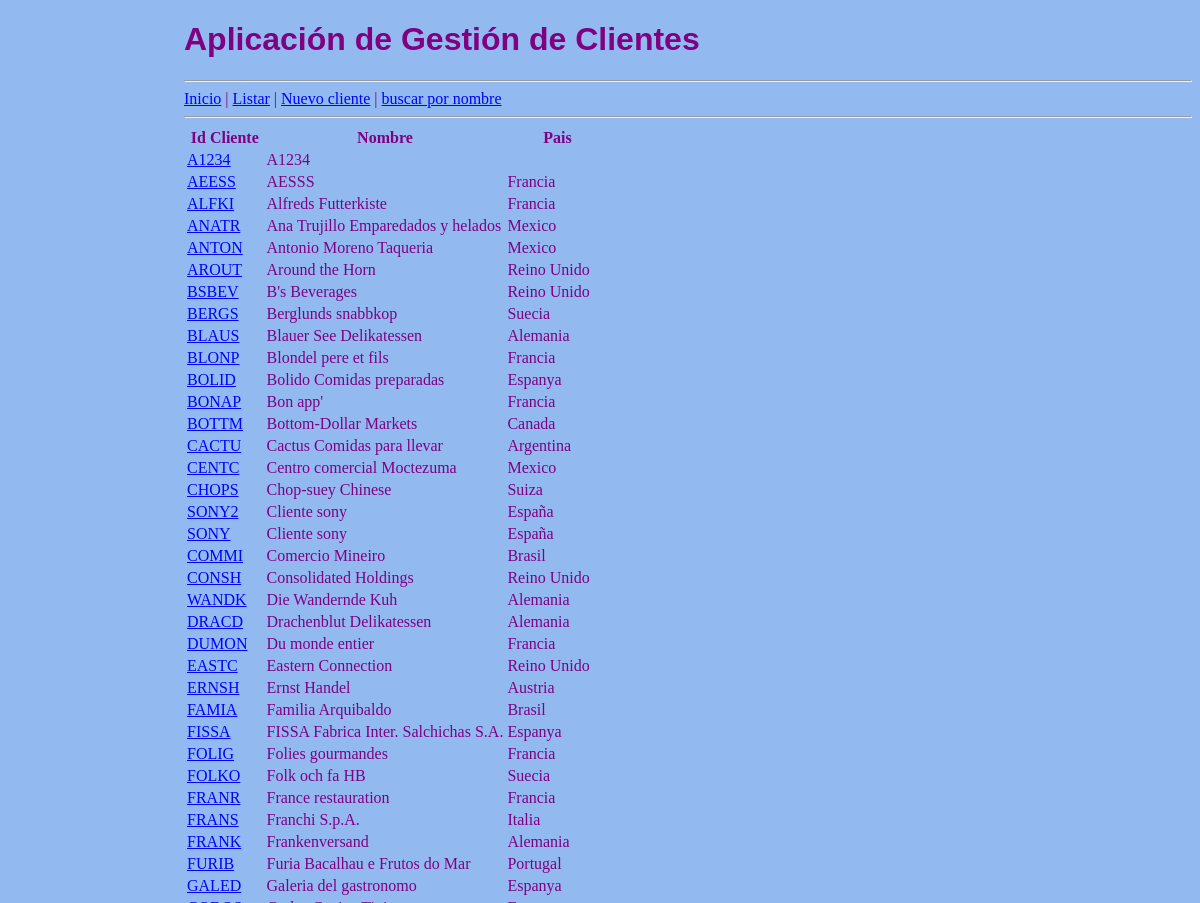
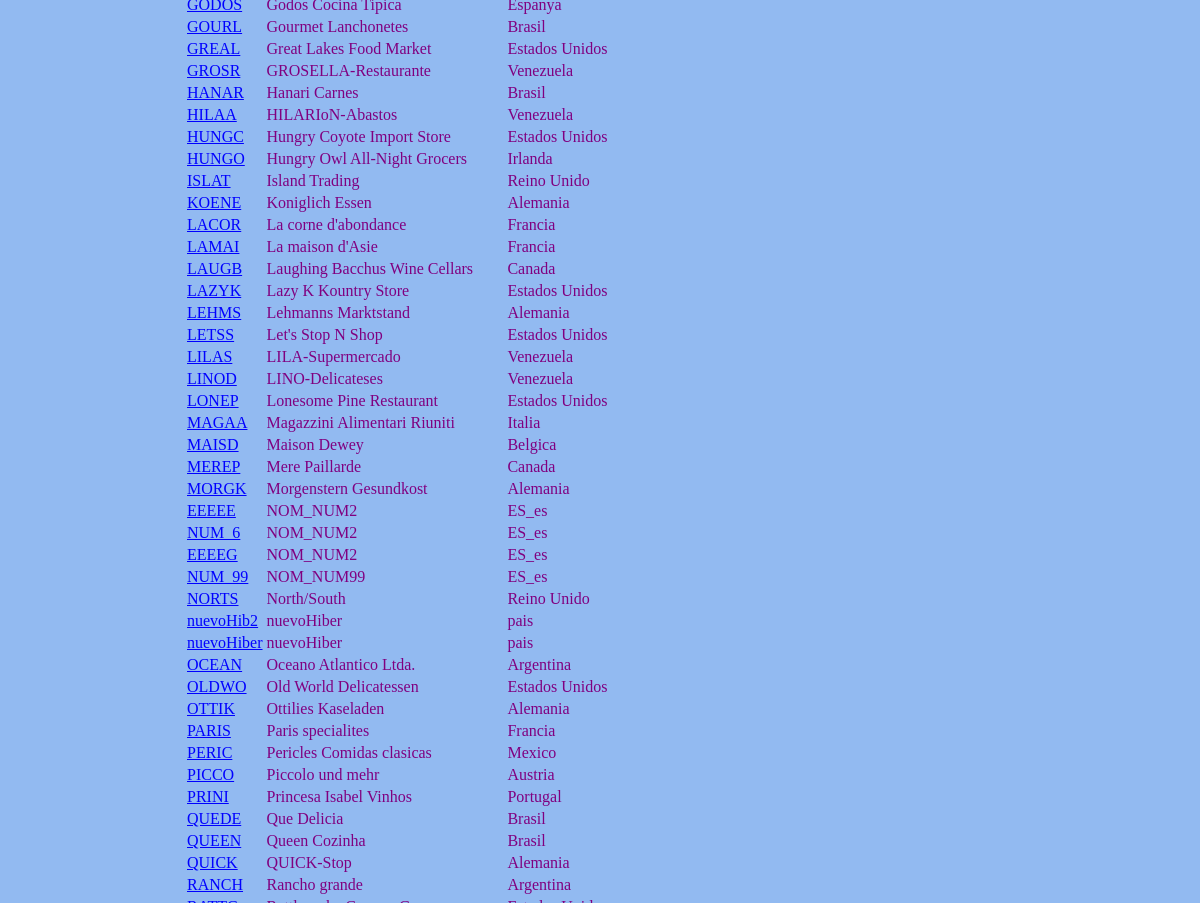
/codigo_OCT_2025/curso_mvc_clientes/web/index.php?ctl=listar (upper part), run on an earlier commit of the app's database (2 pictures, top to bottom).
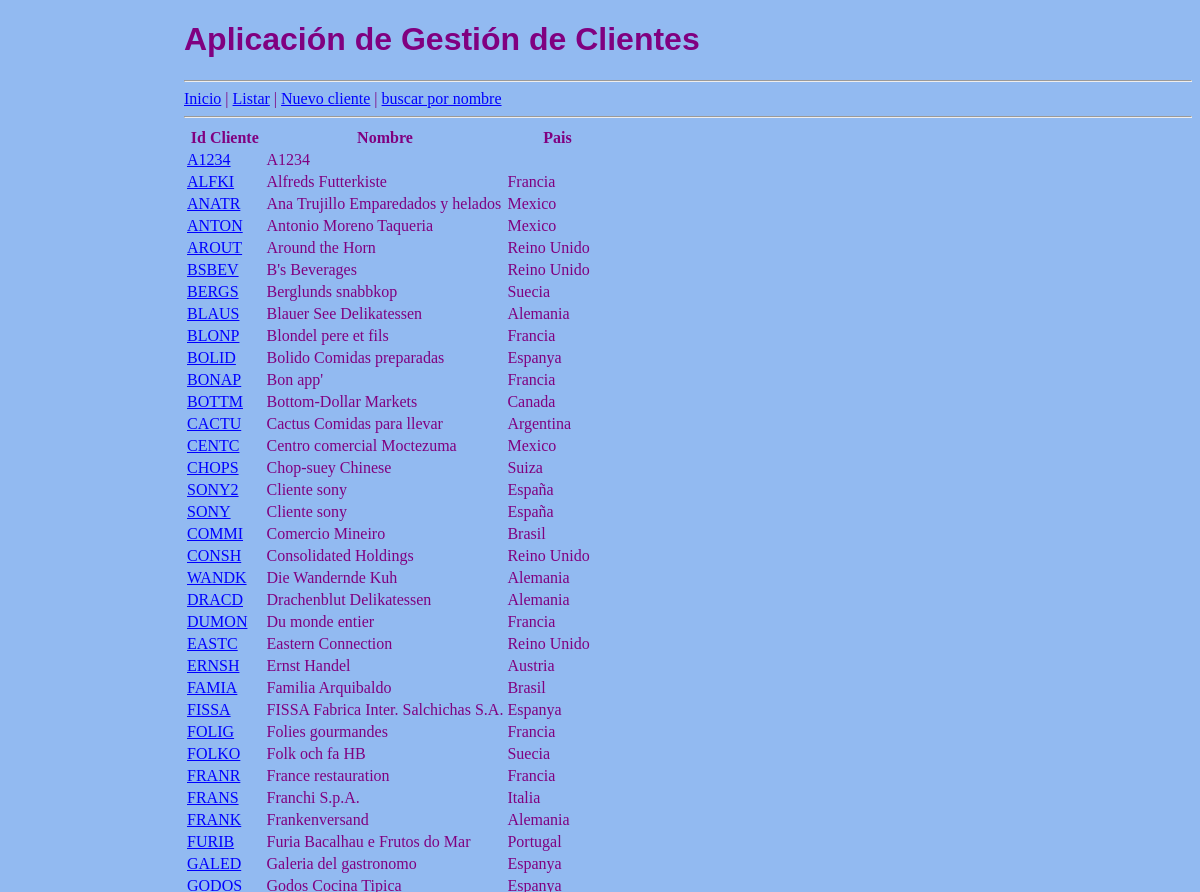
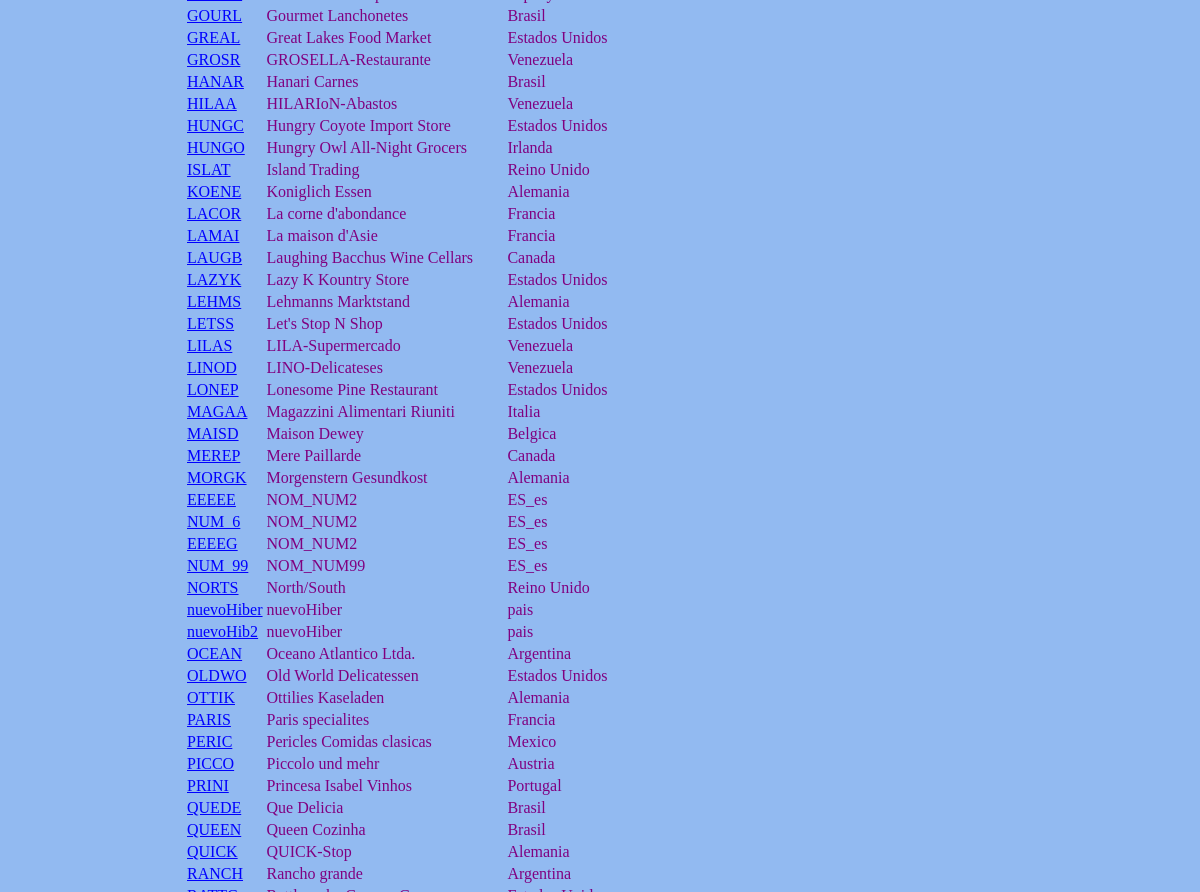
And on a later commit of the database (2 pictures, top to bottom).
### tables this page shows
CREATE TABLE `clientes` (
  `idcliente` varchar(10) NOT NULL,
  `nombre` varchar(50) DEFAULT NULL,
  `pais` varchar(30) DEFAULT NULL,
  `carnet` bit(1) DEFAULT NULL,
  `musica` bit(1) DEFAULT NULL,
  `deporte` bit(1) DEFAULT NULL,
  `cine` bit(1) DEFAULT NULL,
  `montanya` bit(1) DEFAULT NULL
);

### codigo_OCT_2025/curso_mvc_clientes/app/Controller.php (called while the page is built, shortened)
<?php
class Controller
 {
     public function listar()
     {
         $m = new Model(Config::$mvc_bd_nombre, Config::$mvc_bd_usuario, Config::$mvc_bd_clave, Config::$mvc_bd_hostname);
         $params = array(
             'clientes' => $m->dameClientes(),
         );
         require __DIR__ . '/templates/mostrarClientes.php';
     }
 }
?>

### codigo_OCT_2025/curso_mvc_clientes/app/Model.php (called while the page is built, shortened)
<?php
class Model {
   protected $conexion;
   public function __construct($dbname,$dbuser,$dbpass,$dbhost){
       try {
           $pdo = new PDO("mysql:host=$dbhost;dbname=$dbname;charset=utf8mb4", $dbuser, $dbpass, [
           PDO::ATTR_ERRMODE => PDO::ERRMODE_EXCEPTION,
           PDO::ATTR_DEFAULT_FETCH_MODE => PDO::FETCH_ASSOC
           ]);
           $this->conexion = $pdo;
       } catch (PDOException $e){
           die("Error de conexión: " . $e->getMessage());
       }
   }
   public function dameClientes(): array{
       $clientes = [];
       $sql = "select idcliente,nombre,pais from clientes order by nombre";
       $stmt = $this->conexion->prepare($sql);
       $stmt->execute();
       while (($fila = $stmt->fetch(PDO::FETCH_ASSOC))){
           $clientes[] = $fila;
       }
       return $clientes;
   }
}
?>

### codigo_OCT_2025/curso_mvc_clientes/app/templates/mostrarClientes.php (the view, shortened to what this page needs)
<table>
    <tr>
        <th>Id Cliente</th>
        <th>Nombre</th>
        <th>Pais</th>
    </tr>
    <?php foreach ($params['clientes'] as $cliente) :?>
    <tr>
        <td><a href="index.php?ctl=ver&id=<?php echo $cliente['idcliente']?>"><?php echo $cliente['idcliente'] ?></a></td>
        <td><?php echo $cliente['nombre']?></td>
        <td><?php echo $cliente['pais']?></td>
    </tr>
    <?php endforeach; ?>
</table>
<?php $contenido = ob_get_clean() ?>
<?php include 'layout.php' ?>

### codigo_OCT_2025/curso_mvc_clientes/web/index.php (shortened to what this page needs)
<?php
 require_once __DIR__ . '/../app/Config.php';
 require_once __DIR__ . '/../app/Model.php';
 require_once __DIR__ . '/../app/Controller.php';
 $map = array(
     'inicio' => array('controller' =>'Controller', 'action' =>'inicio'),
     'listar' => array('controller' =>'Controller', 'action' =>'listar'),
     'insertar' => array('controller' =>'Controller', 'action' =>'insertar'),
     'buscar' => array('controller' =>'Controller', 'action' =>'buscarPorNombre'),
     'ver' => array('controller' =>'Controller', 'action' =>'ver')
 );
 if (isset($_GET['ctl'])) {
     if (isset($map[$_GET['ctl']])) {
         $ruta = $_GET['ctl'];
     } else {
         header('Status: 404 Not Found');
         echo '<html><body><h1>Error 404: No existe la ruta <i>' .
                 $_GET['ctl'] .
                 '</p></body></html>';
         exit;
     }
 } else {
     $ruta = 'inicio';
 }
 $controlador = $map[$ruta];
 if (method_exists($controlador['controller'],$controlador['action'])) {
     call_user_func(array(new $controlador['controller'], $controlador['action']));
 }
?>

### codigo_OCT_2025/curso_mvc_clientes/app/templates/layout.php (shortened to what this page needs)
<!DOCTYPE html>
<html lang="en">
   <head>
        <link rel="stylesheet" type="text/css" href="<?php echo 'css/'.Config::$mvc_vis_css ?>" />
    </head>
    <body>
        <div id="cabecera">
            <h1>Aplicación de Gestión de Clientes</h1>
        </div>
        <div id="menu">
            <hr/>
            <a href="index.php?ctl=inicio">Inicio</a> |
            <a href="index.php?ctl=listar">Listar</a> |
            <a href="index.php?ctl=insertar">Nuevo cliente</a> |
            <a href="index.php?ctl=buscar">buscar por nombre</a>
            <hr/>
        </div>
        <div id="contenido">
            <?php echo $contenido ?>
        </div>
    </body>
</html>

### codigo_OCT_2025/curso_mvc_clientes/web/css/estilo.css (style rules this page uses)
body { padding-left: 11em; font-family: Georgia, "Times New Roman", Times, serif; color: purple; background-color: #92baf1 }
h1 { font-family: Helvetica, Geneva, Arial, SunSans-Regular, sans-serif }
a:link { color: blue }
#contenido { display: block; margin: auto; width: auto; min-height:400px; }

What changed in the data, as far as the page shows it:
removed clientes: idcliente "AEESS", nombre "AESSS", pais "Francia"
shown differently, row unchanged: clientes "nuevoHiber": moves up the list
